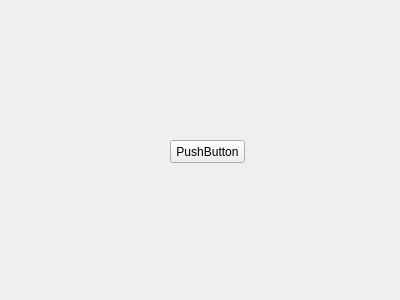
<?xml version="1.0" encoding="UTF-8"?>
<ui version="4.0">
 <class>Widget</class>
 <widget class="QWidget" name="Widget">
  <property name="geometry">
   <rect>
    <x>0</x>
    <y>0</y>
    <width>400</width>
    <height>300</height>
   </rect>
  </property>
  <property name="windowTitle">
   <string>Widget</string>
  </property>
  <widget class="QPushButton" name="pushButton">
   <property name="geometry">
    <rect>
     <x>170</x>
     <y>140</y>
     <width>75</width>
     <height>23</height>
    </rect>
   </property>
   <property name="text">
    <string>PushButton</string>
   </property>
  </widget>
 </widget>
 <layoutdefault spacing="6" margin="11"/>
 <resources/>
 <connections/>
</ui>
